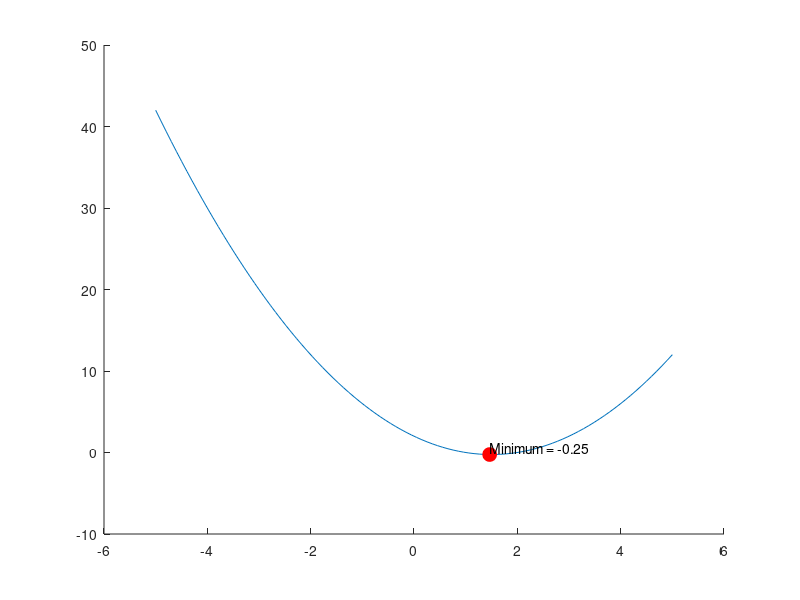

Here is the MATLAB script that generated this plot: (Note: this script raises an error after producing the figure.)
clc; clear all;

x = linspace(-5,5);
fx = x.^2 - 3*x + 2;
[minValue, minIndex] = min(fx);
minX = x(minIndex);

figure;
hold on;

plot(x,fx)
plot(minX, minValue, 'ro', "MarkerSize", 10, "MarkerFaceColor", 'r')
text(minX, minValue, sprintf("Minimum = %.2f", minValue), "HorizontalAlignment", "left", "VerticalAlignment", "bottom")

yline(minValue, 'g--', "LineWidth", 1, "Alpha", 0.5)

xlabel('x')
ylabel('y')
title("Graf functie")
legend("y(x)", "Minimumul", "Asimptota")

hold off;